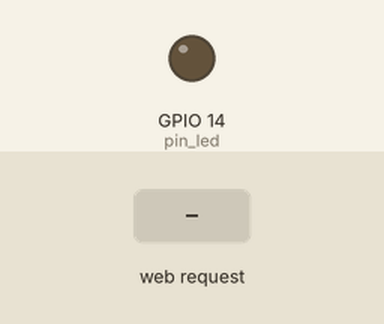
Bench run of a sketch on a simulated ESP8266 (NodeMCU). Parts: output pins drawn as LEDs (lit = HIGH). Inputs (shaded band) come from the test bench. WiFi joins after 1.5 s; servers stay silent unless stated; what the sketch prints to the serial monitor is not drawn.

Above: at 2.7 s.
2.8 s: HTTP request GET /ac received
At 3.7 s:
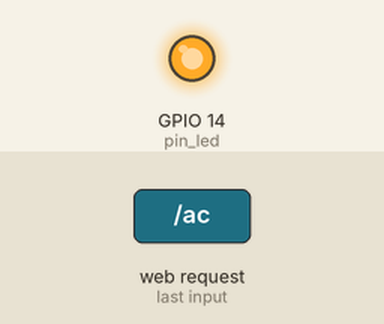
4.3 s: HTTP request GET /kapa received
At 4.9 s:
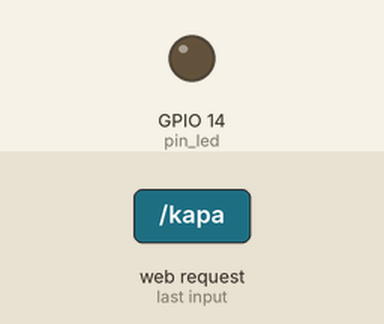
Timing chart, 0 to 7.3 s (numbered marks = the images above; inputs shaded):
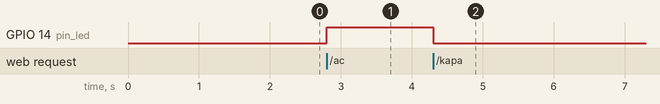

Measured:
- after the input at 2.8 s, GPIO 14 (pin_led): LOW → HIGH at once
- after the input at 4.3 s, GPIO 14 (pin_led): HIGH → LOW at once

The sketch:

ARDUINO_CODE.ino
```cpp
#include <ESP8266WiFi.h>

#include <WiFiClient.h>

#include <ESP8266WebServer.h>

#include <ESP8266mDNS.h>


uint8_t pin_led = 14;


const char* ssid = "...";

const char* password = "...";


ESP8266WebServer server(80);


void handleRoot() {

  server.send(200, "text/plain", "ESP8266nMcu01'den Merhabalar :P");

}


void handleNotFound(){

  String message = "File Not Found\n\n";

  message += "URI: ";

  message += server.uri();

  message += "\nMethod: ";

  message += (server.method() == HTTP_GET)?"GET":"POST";

  message += "\nArguments: ";

  message += server.args();

  message += "\n";

  for (uint8_t i=0; i<server.args(); i++){

    message += " " + server.argName(i) + ": " + server.arg(i) + "\n";

  }

  server.send(404, "text/plain", message);

}


void setup(void){

  pinMode(pin_led, OUTPUT);

  Serial.begin(115200);

  WiFi.begin(ssid, password);

  Serial.println("");


  // Wait for connection

  while (WiFi.status() != WL_CONNECTED) {

    delay(500);

    Serial.print(".");

  }

  Serial.println("");

  Serial.print("Connected to ");

  Serial.println(ssid);

  Serial.print("IP address: ");

  Serial.println(WiFi.localIP());


  if (MDNS.begin("esp8266")) {

    Serial.println("MDNS responder started");

  }


  server.on("/", handleRoot);


  server.on("/inline", [](){

    server.send(200, "text/plain", "Evet, bu da calisiyor :P");

  });


  server.on("/ac",LEDac);

  server.on("/kapa",LEDkapa);


  server.onNotFound(handleNotFound);


  server.begin();

  Serial.println("HTTP server started");

}


void loop(void){

  server.handleClient();

}


void LEDac()

{

  digitalWrite(pin_led,1);

  server.send(200, "text/plain", "LED acildi :D");

}

void LEDkapa()

{

  digitalWrite(pin_led,0);

  server.send(200, "text/plain", "LED kapatildi :)");

}
```
